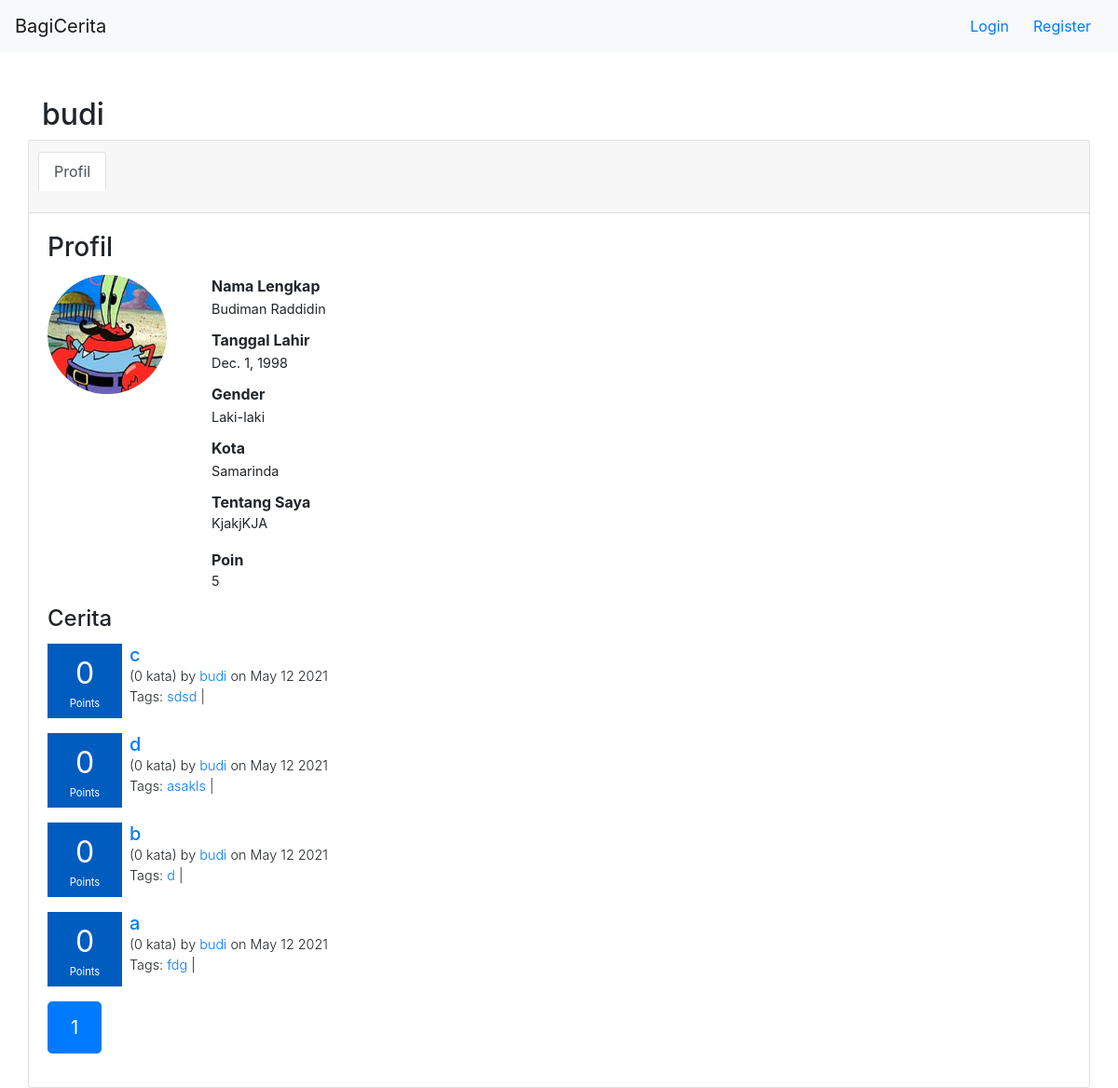
Screenshot of /user/budi/profile with the database file from the repository.
### user/models.py (models this page shows, shortened)
class Profile(models.Model):
    user = models.OneToOneField(User, on_delete=models.CASCADE)
    nama_lengkap = models.CharField(max_length=30, blank=True)
    tanggal_lahir = models.DateField(null=True, blank=True)
    kota = models.CharField(max_length=30, blank=True)
    tentang_saya = models.TextField(blank=True)
    profile_picture = models.ImageField(upload_to='profile_picture',blank=True)
    points = models.IntegerField(default=20)
    Laki = 'L'
    Perempuan = 'P'
    GENDER_CHOICES = [
        (Laki, 'Laki-laki'),
        (Perempuan, 'Perempuan'),
    ]
    gender = models.CharField(max_length=30,blank=True, choices=GENDER_CHOICES)

### story/models.py (models this page shows, shortened)
class Story(models.Model):
    title = models.CharField(max_length=120,blank=True)
    date_posted = models.DateTimeField(null=True, blank=True)
    content = RichTextField(blank=True,null=True)
    user = models.ForeignKey(User, on_delete=models.CASCADE,default=None)
    words_count = models.IntegerField(default=0)
    class Meta:
        ordering = ["-date_posted"]

class Tag(models.Model):
    name = models.CharField(max_length=120,blank=True)
    stories = models.ManyToManyField(Story)

### user/views.py (the view)
# urls.py: path('<str:username>/profile',user_profile_view,name="user_profile"),
def user_profile_view(request,username):
    user = User.objects.filter(username=username).first()
    notif_length = len(get_comments_notification(request.user, 'unread'))
    context = {
        "img":"profile_picture/man.svg",
        "nama_lengkap":"-",
        "tanggal_lahir":"-",
        "gender":"-",
        "kota":"-",
        "tentang_saya":"-",
        "page":"profil",
        "user":user,
        "poin":0,
        "notif_length":notif_length
    }
    try:
        profile = user.profile
        context['nama_lengkap'] = profile.nama_lengkap
        context['tanggal_lahir'] = profile.tanggal_lahir
        context['gender'] = profile.gender
        context['kota'] = profile.kota
        context['tentang_saya'] = profile.tentang_saya
        context["poin"] = profile.points
        if(profile.profile_picture):
            context["img"] = profile.profile_picture
    except Profile.DoesNotExist:
        pass
    stories = get_stories(user)
    stories = pagination(stories, request)
    context['stories'] = stories
    return render(request,"user/user_profile.html",context)

### bagicerita/context_processor.py (called while the page is built)
def get_auth_form(request):
    registerForm = UserCreationForm()
    return{
        'register_form':registerForm
    }

def check_if_logged_in(request):
    if request.user.is_authenticated:
        return{
            'logged_in':True,
            'username':request.user.username
        }
    else:
        return {
            'logged_in':False
        }

### bagicerita/helpers.py (called while the page is built)
def get_story(story):
    story.tags = story.tag_set.all()
    story.date_posted = story.date_posted.strftime("%B %d %Y")
    story = calculate_story_rating(story)
    return story

def get_comments_notification(user,status):
    if(status == "unread"):
	    comments = Comment.objects.filter(read_status=False,replied_comment_id=0)
    else:
	    comments = Comment.objects.filter(replied_comment_id=0)
    comments_notif = []
    for comment in comments:
        if(comment.story.user == user):
            comments_notif.append(comment)
            if(status != "unread"):
                comment.read_status = True
                comment.save()
    return comments_notif

def calculate_story_rating(story):
    comments = story.comment_set.filter(replied_comment_id=0)
    story_rating=0
    for comment in comments:
        story_rating+=comment.rating
    story.rating = story_rating
    return story

def pagination(stories,request):
    paginator = Paginator(stories, 5)
    page=1
    if(request.GET.get("page")):
        page = request.GET.get("page")
    stories = paginator.get_page(page)
    stories.len = len(stories)
    return stories

### story/templatetags/story_tags.py (called while the page is built)
@register.inclusion_tag('story/story_box.html')
def story_box_tag(story):
    return {'story':story}

### user/templatetags/user_tags.py (called while the page is built)
@register.filter(name="render_gender")
def render_gender(gender):
    if (gender == "L"):
        return "Laki-laki"
    elif(gender == "P"):
        return "Perempuan"
    else:
        return "-"

### templates/user/user_profile.html (shortened to what this page needs)
{% extends 'base.html' %}
{% load static %}
{% load user_tags %}
{% load story_tags %}
{% block content %}
    {% include 'navbar.html' %}
    <div class="container mt-5">
        <h2>{{user.username}}</h2>
        <div class="row">
            <div class="card" style="width: 100%">
                {% include 'user/profile_tab.html' %}
                <div class="card-body">
                    <h3 class="card-title">Profil</h3>
                    <div class="profile">
                        <div {% if img %} style="background-image: url('/media/{{ img }}')" {% endif %} class="profile-img"></div>
                        <div class="profile-info ml-5">
                            <div class="row-info">
                                <span class="label font-weight-bold">Nama Lengkap</span>
                                <span class="info">{{nama_lengkap}}</span>
                            </div>
                            <div class="row-info">
                                <span class="label font-weight-bold">Tanggal Lahir</span>
                                <span class="info">{{tanggal_lahir}}</span>
                            </div>
                            <div class="row-info">
                                <span class="label font-weight-bold">Gender</span>
                                <span class="info">{{gender|render_gender}}</span>
                            </div>
                            <div class="row-info">
                                <span class="label font-weight-bold">Kota</span>
                                <span class="info">{{kota}}</span>
                            </div>
                            <div class="row-info">
                                <span class="label font-weight-bold">Tentang Saya</span>
                                <p class="info">{{tentang_saya}}</p>
                            </div>
                            <div class="row-info">
                                <span class="label font-weight-bold">Poin</span>
                                <p class="info">{{poin}}</p>
                            </div>
                        </div>
                    </div>
                    <h4 class="card-title">Cerita</h4>
                    {% for story in stories %}
                        {% story_box_tag story %}
                    {% endfor %}
                    {% if stories.len != 0 %}
                        <nav aria-label="Page navigation example">
                            <ul class="pagination pagination-lg">
                                {% for num in stories.paginator.page_range %}
                                <li class="page-item {% if stories.number == num %} active {% endif %}"><a class="page-link" href="/user/{{user.username}}/profile?page={{num}}">{{num}}</a></li>
                                {% endfor %}
                            </ul>
                        </nav>
                    {% endif %}
                </div>
            </div>
        </div>
    </div>
{% endblock %}

### templates/story/story_box.html
<div class="story-box mb-3">
    <div class="score-box mr-2">
        <div class="points-number text-center mb-0">{{story.rating}}</div>
        <div class="points-text text-center">Points</div>
    </div>
    <div class="info">
        <h5 class="mb-0"><a href="/stories/{{story.id}}">{{story.title}}</a></h5>
        <span class="text-story-info text font-weight-light">({{story.words_count}} kata) by <a href="/user/{{story.user.username}}/profile">{{story.user.username}}</a> on {{story.date_posted}}</span>
        <span class="text-story-info text tags font-weight-light">Tags:
            {% for tag in  story.tags%}
                <a href="/stories?tag={{tag.name}}">{{tag.name}}</a> |
            {% endfor %}
        </span>
    </div>
</div>

### static/style.css (style rules this page uses)
.score-box { background-color: #0b6623; background-color: #005CBF; color: white; height: 80px; width: 80px; display: flex; justify-content: center; align-items: center; flex-direction: column; }
.points-number { font-size: 2em; }
.points-text { font-size: 0.7em; }
.story-box { width: 100%; display: flex; }
.story-box .score-box { max-height: 90px; }
.text-story-info { display: block; font-size: 0.9em; }
.profile { display: flex; }
.profile-info { width: 80%; }
.profile-info .row-info { margin-bottom: 10px; }
.profile-info .label { display: block; font-size: 1em; }
.profile-info .info { font-size: 0.9em; }
.profile-img { background-position: center; background-size: cover; background-image: url('http://localhost:8000/static/user/man.svg'); width: 128px; height: 128px; border-radius: 50%; }

### rows the page displays
Profile: profile_picture (picture), nama_lengkap "Budiman Raddidin", tanggal_lahir "Dec. 1, 1998", kota "Samarinda", tentang_saya "KjakjKJA"
Story: rating "0", title "c", words_count "0", user.username "budi", date_posted "May 12 2021"
Tag: name "sdsd"
Story: rating "0", title "d", words_count "0", user.username "budi", date_posted "May 12 2021"
Tag: name "asakls"
Story: rating "0", title "b", words_count "0", user.username "budi", date_posted "May 12 2021"
Tag: name "d"
Story: rating "0", title "a", words_count "0", user.username "budi", date_posted "May 12 2021"
Tag: name "fdg"

### other values shown
{{ user.username }} "budi"
{{ gender|render_gender }} "Laki-laki"
{{ poin }} "5"
{{ num }} "1"
